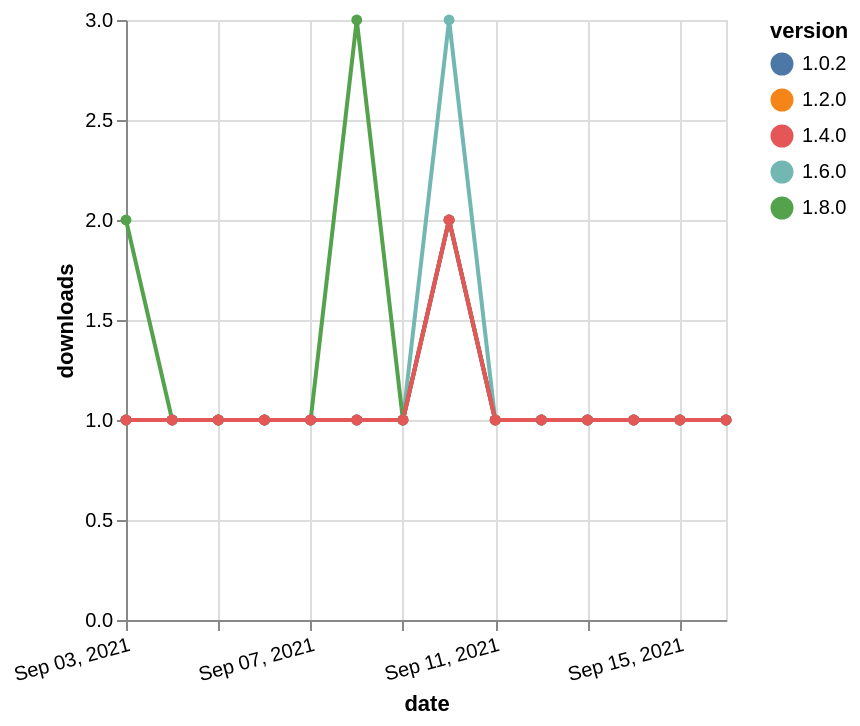

Express this chart as Vega-Lite.
### Vega-Lite specification from a JSON file in a GitHub repository (floating-point values rounded to 4 significant figures)
{"$schema": "https://vega.github.io/schema/vega-lite/v5.json", "description": "A simple bar chart with embedded data.", "data": {"values": [{"date": "2021-09-03", "total": 182, "delta": 1, "version": "1.6.0"}, {"date": "2021-09-04", "total": 183, "delta": 1, "version": "1.6.0"}, {"date": "2021-09-05", "total": 184, "delta": 1, "version": "1.6.0"}, {"date": "2021-09-06", "total": 185, "delta": 1, "version": "1.6.0"}, {"date": "2021-09-07", "total": 186, "delta": 1, "version": "1.6.0"}, {"date": "2021-09-08", "total": 187, "delta": 1, "version": "1.6.0"}, {"date": "2021-09-09", "total": 188, "delta": 1, "version": "1.6.0"}, {"date": "2021-09-10", "total": 191, "delta": 3, "version": "1.6.0"}, {"date": "2021-09-11", "total": 192, "delta": 1, "version": "1.6.0"}, {"date": "2021-09-12", "total": 193, "delta": 1, "version": "1.6.0"}, {"date": "2021-09-13", "total": 194, "delta": 1, "version": "1.6.0"}, {"date": "2021-09-14", "total": 195, "delta": 1, "version": "1.6.0"}, {"date": "2021-09-15", "total": 196, "delta": 1, "version": "1.6.0"}, {"date": "2021-09-16", "total": 197, "delta": 1, "version": "1.6.0"}, {"date": "2021-09-03", "total": 119, "delta": 2, "version": "1.8.0"}, {"date": "2021-09-04", "total": 120, "delta": 1, "version": "1.8.0"}, {"date": "2021-09-05", "total": 121, "delta": 1, "version": "1.8.0"}, {"date": "2021-09-06", "total": 122, "delta": 1, "version": "1.8.0"}, {"date": "2021-09-07", "total": 123, "delta": 1, "version": "1.8.0"}, {"date": "2021-09-08", "total": 126, "delta": 3, "version": "1.8.0"}, {"date": "2021-09-09", "total": 127, "delta": 1, "version": "1.8.0"}, {"date": "2021-09-10", "total": 129, "delta": 2, "version": "1.8.0"}, {"date": "2021-09-11", "total": 130, "delta": 1, "version": "1.8.0"}, {"date": "2021-09-12", "total": 131, "delta": 1, "version": "1.8.0"}, {"date": "2021-09-13", "total": 132, "delta": 1, "version": "1.8.0"}, {"date": "2021-09-14", "total": 133, "delta": 1, "version": "1.8.0"}, {"date": "2021-09-15", "total": 134, "delta": 1, "version": "1.8.0"}, {"date": "2021-09-16", "total": 135, "delta": 1, "version": "1.8.0"}, {"date": "2021-09-03", "total": 184, "delta": 1, "version": "1.2.0"}, {"date": "2021-09-04", "total": 185, "delta": 1, "version": "1.2.0"}, {"date": "2021-09-05", "total": 186, "delta": 1, "version": "1.2.0"}, {"date": "2021-09-06", "total": 187, "delta": 1, "version": "1.2.0"}, {"date": "2021-09-07", "total": 188, "delta": 1, "version": "1.2.0"}, {"date": "2021-09-08", "total": 189, "delta": 1, "version": "1.2.0"}, {"date": "2021-09-09", "total": 190, "delta": 1, "version": "1.2.0"}, {"date": "2021-09-10", "total": 192, "delta": 2, "version": "1.2.0"}, {"date": "2021-09-11", "total": 193, "delta": 1, "version": "1.2.0"}, {"date": "2021-09-12", "total": 194, "delta": 1, "version": "1.2.0"}, {"date": "2021-09-13", "total": 195, "delta": 1, "version": "1.2.0"}, {"date": "2021-09-14", "total": 196, "delta": 1, "version": "1.2.0"}, {"date": "2021-09-15", "total": 197, "delta": 1, "version": "1.2.0"}, {"date": "2021-09-16", "total": 198, "delta": 1, "version": "1.2.0"}, {"date": "2021-09-03", "total": 188, "delta": 1, "version": "1.0.2"}, {"date": "2021-09-04", "total": 189, "delta": 1, "version": "1.0.2"}, {"date": "2021-09-05", "total": 190, "delta": 1, "version": "1.0.2"}, {"date": "2021-09-06", "total": 191, "delta": 1, "version": "1.0.2"}, {"date": "2021-09-07", "total": 192, "delta": 1, "version": "1.0.2"}, {"date": "2021-09-08", "total": 193, "delta": 1, "version": "1.0.2"}, {"date": "2021-09-09", "total": 194, "delta": 1, "version": "1.0.2"}, {"date": "2021-09-10", "total": 196, "delta": 2, "version": "1.0.2"}, {"date": "2021-09-11", "total": 197, "delta": 1, "version": "1.0.2"}, {"date": "2021-09-12", "total": 198, "delta": 1, "version": "1.0.2"}, {"date": "2021-09-13", "total": 199, "delta": 1, "version": "1.0.2"}, {"date": "2021-09-14", "total": 200, "delta": 1, "version": "1.0.2"}, {"date": "2021-09-15", "total": 201, "delta": 1, "version": "1.0.2"}, {"date": "2021-09-16", "total": 202, "delta": 1, "version": "1.0.2"}, {"date": "2021-09-03", "total": 157, "delta": 1, "version": "1.4.0"}, {"date": "2021-09-04", "total": 158, "delta": 1, "version": "1.4.0"}, {"date": "2021-09-05", "total": 159, "delta": 1, "version": "1.4.0"}, {"date": "2021-09-06", "total": 160, "delta": 1, "version": "1.4.0"}, {"date": "2021-09-07", "total": 161, "delta": 1, "version": "1.4.0"}, {"date": "2021-09-08", "total": 162, "delta": 1, "version": "1.4.0"}, {"date": "2021-09-09", "total": 163, "delta": 1, "version": "1.4.0"}, {"date": "2021-09-10", "total": 165, "delta": 2, "version": "1.4.0"}, {"date": "2021-09-11", "total": 166, "delta": 1, "version": "1.4.0"}, {"date": "2021-09-12", "total": 167, "delta": 1, "version": "1.4.0"}, {"date": "2021-09-13", "total": 168, "delta": 1, "version": "1.4.0"}, {"date": "2021-09-14", "total": 169, "delta": 1, "version": "1.4.0"}, {"date": "2021-09-15", "total": 170, "delta": 1, "version": "1.4.0"}, {"date": "2021-09-16", "total": 171, "delta": 1, "version": "1.4.0"}]}, "width": "container", "mark": {"type": "line", "point": {"filled": true}}, "encoding": {"x": {"field": "date", "type": "temporal", "timeUnit": "yearmonthdate", "title": "date", "axis": {"labelAngle": -15}}, "y": {"field": "delta", "type": "quantitative", "title": "downloads"}, "color": {"field": "version", "type": "nominal"}, "tooltip": {"field": "delta"}}}
